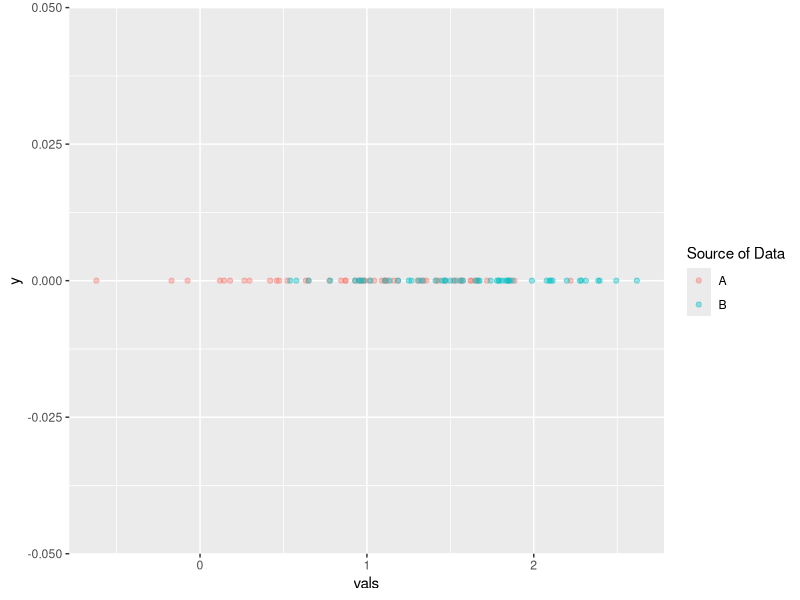
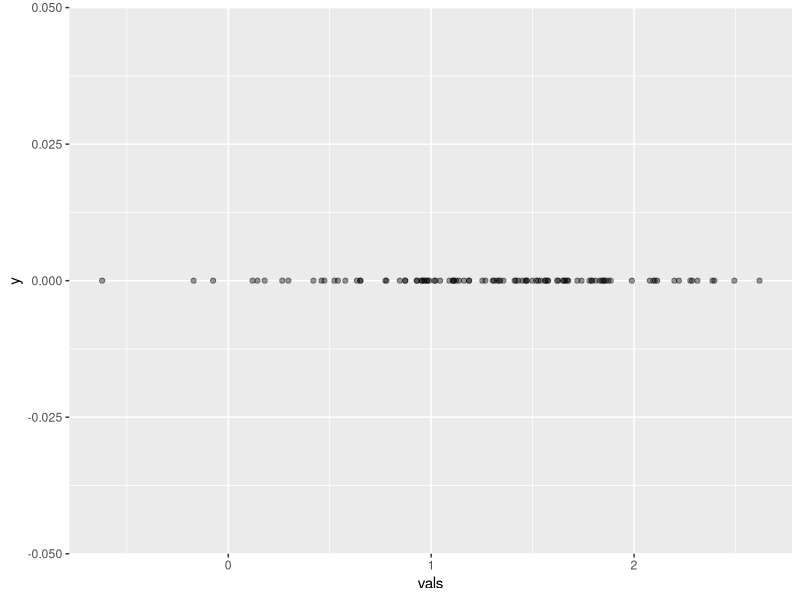
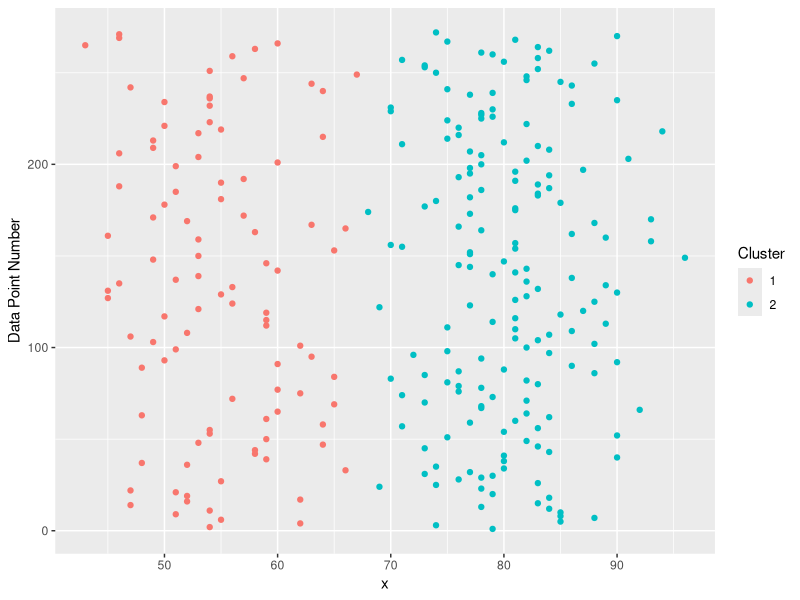
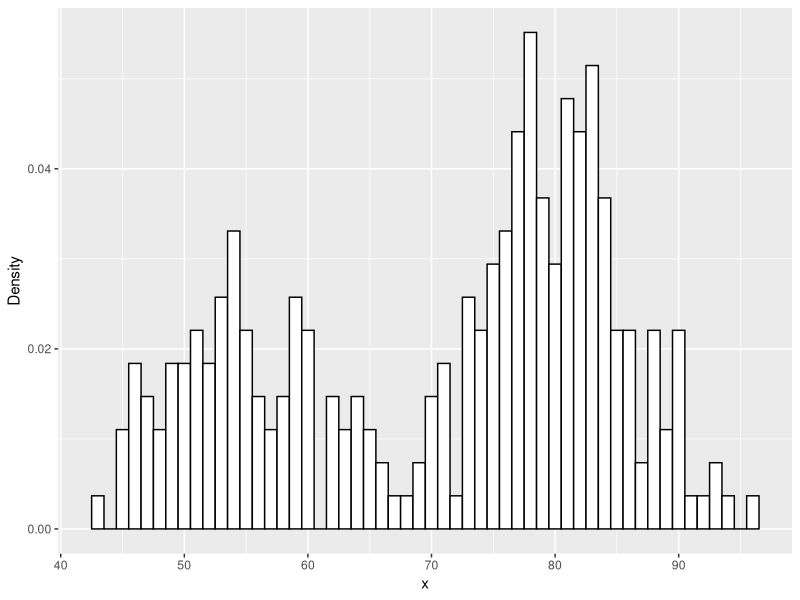

R code for these plots, in order:
## ---- chunk 1
library("knitr")
knitr::opts_chunk$set(fig.path="{{ site.url }}/assets/gmm-implement/")
## ---- chunk 2
library("ggplot2")
library("dplyr")
library("reshape2")

options(scipen = 999)

comp1.vals <- data_frame(comp = "A", 
                         vals = rnorm(50, mean = 1, sd = 0.5))
comp2.vals <- data_frame(comp = "B", 
                         vals = rnorm(50, mean = 1.5, sd = 0.5))

vals.df <- bind_rows(comp1.vals, comp2.vals)

vals.df %>%
  ggplot(aes(x = vals, y = 0, color = factor(comp))) +
  geom_point(alpha = 0.4) +
  scale_color_discrete(name = "Source of Data")
## ---- chunk 3
vals.df %>%
  group_by(comp) %>%
  summarize(mean_vals = mean(vals),
            sd_vals = sd(vals))
## ---- chunk 4
vals.df %>%
  ggplot(aes(x = vals, y = 0)) +
  geom_point(alpha = 0.4)
## ---- chunk 5
wait <- faithful$waiting

wait.kmeans <- kmeans(wait, 2)
wait.kmeans.cluster <- wait.kmeans$cluster

wait.df <- data_frame(x = wait, cluster = wait.kmeans.cluster)

wait.df %>%
  mutate(num = row_number()) %>%
  ggplot(aes(y = num, x = x, color = factor(cluster))) +
  geom_point() +
  ylab("Data Point Number") +
  scale_color_discrete(name = "Cluster")
## ---- chunk 6
wait.summary.df <- wait.df %>%
	group_by(cluster) %>%
	summarize(mu = mean(x), std = sd(x), size = n())

wait.summary.df %>%
	select(cluster, mu, std)
## ---- chunk 7
wait.summary.df <- wait.summary.df %>%
	mutate(alpha = size / sum(size))

wait.summary.df %>%
	select(cluster, size, alpha)
## ---- chunk 8
comp1.prod <- 
  dnorm(66, wait.summary.df$mu[1], wait.summary.df$std[1]) *
  wait.summary.df$alpha[1]
## ---- chunk 9
comp2.prod <- 
  dnorm(66, wait.summary.df$mu[2], wait.summary.df$std[2]) *
  wait.summary.df$alpha[2]

normalizer <- comp1.prod + comp2.prod
## ---- chunk 10
comp1.prod / normalizer
## ---- chunk 11
comp1.prod <- dnorm(x = wait, mean = wait.summary.df$mu[1], 
                    sd = wait.summary.df$std[1]) * wait.summary.df$alpha[1]

comp2.prod <- dnorm(x = wait, mean = wait.summary.df$mu[2], 
                    sd = wait.summary.df$std[2]) * wait.summary.df$alpha[2]

normalizer <- comp1.prod + comp2.prod

comp1.post <- comp1.prod / normalizer
comp2.post <- comp2.prod / normalizer
## ---- chunk 12
comp1.n <- sum(comp1.prod)
comp2.n <- sum(comp2.prod)

comp1.mu <- 1/comp1.n * sum(comp1.post * wait)
comp2.mu <- 1/comp2.n * sum(comp2.post * wait)

comp1.var <- sum(comp1.post * (wait - comp1.mu)^2) * 1/comp1.n
comp2.var <- sum(comp2.post * (wait - comp2.mu)^2) * 1/comp2.n

comp1.alpha <- comp1.n / length(wait)
comp2.alpha <- comp2.n / length(wait)

comp.params.df <- data.frame(comp = c("comp1", "comp2"),
                             comp.mu = c(comp1.mu, comp2.mu),
                             comp.var = c(comp1.var, comp2.var),
                             comp.alpha = c(comp1.alpha, comp2.alpha),
                             comp.cal = c("self", "self"))
## ---- chunk 13
# Already calculate component responsibilities for each data point from above
sum.of.comps <- comp1.prod + comp2.prod
sum.of.comps.ln <- log(sum.of.comps, base = exp(1))
sum(sum.of.comps.ln)
## ---- chunk 14
#' Expectation Step of the EM Algorithm
#'
#' Calculate the posterior probabilities (soft labels) that each component
#' has to each data point.
#'
#' @param sd.vector Vector containing the standard deviations of each component
#' @param sd.vector Vector containing the mean of each component
#' @param alpha.vector Vector containing the mixing weights  of each component
#' @return Named list containing the loglik and posterior.df
e_step <- function(x, mu.vector, sd.vector, alpha.vector) {
  comp1.prod <- dnorm(x, mu.vector[1], sd.vector[1]) * alpha.vector[1]
  comp2.prod <- dnorm(x, mu.vector[2], sd.vector[2]) * alpha.vector[2]
  sum.of.comps <- comp1.prod + comp2.prod
  comp1.post <- comp1.prod / sum.of.comps
  comp2.post <- comp2.prod / sum.of.comps

  sum.of.comps.ln <- log(sum.of.comps, base = exp(1))
  sum.of.comps.ln.sum <- sum(sum.of.comps.ln)

  list("loglik" = sum.of.comps.ln.sum,
       "posterior.df" = cbind(comp1.post, comp2.post))
}

#' Maximization Step of the EM Algorithm
#'
#' Update the Component Parameters
#'
#' @param x Input data.
#' @param posterior.df Posterior probability data.frame.
#' @return Named list containing the mean (mu), variance (var), and mixing
#'   weights (alpha) for each component.
m_step <- function(x, posterior.df) {
  comp1.n <- sum(posterior.df[, 1])
  comp2.n <- sum(posterior.df[, 2])

  comp1.mu <- 1/comp1.n * sum(posterior.df[, 1] * x)
  comp2.mu <- 1/comp2.n * sum(posterior.df[, 2] * x)

  comp1.var <- sum(posterior.df[, 1] * (x - comp1.mu)^2) * 1/comp1.n
  comp2.var <- sum(posterior.df[, 2] * (x - comp2.mu)^2) * 1/comp2.n

  comp1.alpha <- comp1.n / length(x)
  comp2.alpha <- comp2.n / length(x)

  list("mu" = c(comp1.mu, comp2.mu),
       "var" = c(comp1.var, comp2.var),
       "alpha" = c(comp1.alpha, comp2.alpha))
}
## ---- chunk 15
for (i in 1:50) {
  if (i == 1) {
    # Initialization
    e.step <- e_step(wait, wait.summary.df[["mu"]], wait.summary.df[["std"]], 
                     wait.summary.df[["alpha"]])
    m.step <- m_step(wait, e.step[["posterior.df"]])
    cur.loglik <- e.step[["loglik"]]
    loglik.vector <- e.step[["loglik"]]
  } else {
    # Repeat E and M steps till convergence
    e.step <- e_step(wait, m.step[["mu"]], sqrt(m.step[["var"]]), m.step[["alpha"]])
    m.step <- m_step(wait, e.step[["posterior.df"]])
    loglik.vector <- c(loglik.vector, e.step[["loglik"]])

    loglik.diff <- abs((cur.loglik - e.step[["loglik"]]))
    if(loglik.diff < 1e-6) {
      break
    } else {
      cur.loglik <- e.step[["loglik"]]
    }
  }
}
loglik.vector
## ---- chunk 16
m.step
## ---- chunk 17
#' Plot a Mixture Component
#' 
#' @param x Input Data
#' @param mu Mean of Component
#' @param sigma Standard of Component
#' @param lam Mixture Weight of Component
plot_mix_comps <- function(x, mu, sigma, lam) {
  lam * dnorm(x, mu, sigma)
}

data.frame(x = wait) %>%
  ggplot() +
  geom_histogram(aes(x, ..density..), binwidth = 1, colour = "black", 
                 fill = "white") +
  stat_function(geom = "line", fun = plot_mix_comps,
                arg = list(m.step$mu[1], sqrt(m.step$var[1]), lam = m.step$alpha[1]),
                colour = "red", lwd = 1.5) +
  stat_function(geom = "line", fun = plot_mix_comps,
                arg = list(m.step$mu[2], sqrt(m.step$var[2]), lam = m.step$alpha[2]),
                colour = "blue", lwd = 1.5) +
  ylab("Density")
